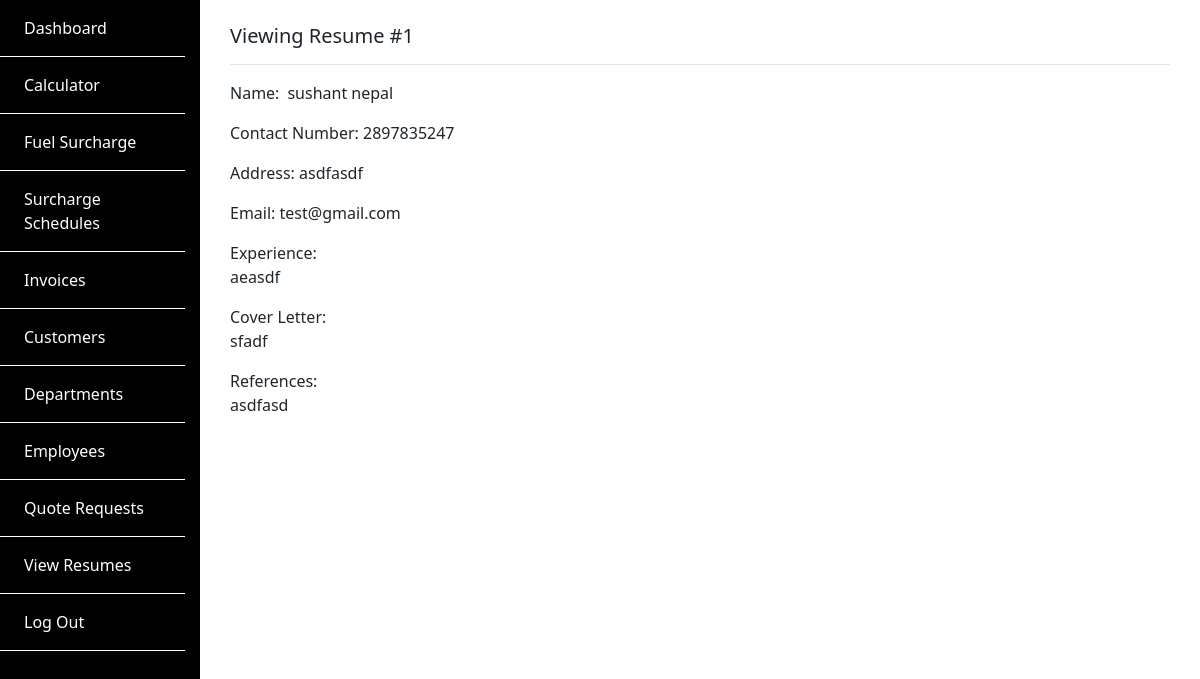
Screenshot of /resumes/1/ (signed in) with the database file from the repository.
### SiteApp/models.py (models this page shows, shortened)
class DriverResume(models.Model):
    first_name = models.CharField(max_length=50)
    middle_name = models.CharField(max_length=50, blank=True)
    last_name = models.CharField(max_length=50)
    address = models.CharField(max_length=100)
    contact = models.BigIntegerField()
    email = models.EmailField()
    experience = models.TextField()
    cover_letter = models.TextField()
    references = models.TextField()

### SiteApp/views.py (the view)
# urls.py: path('resumes/<int:id>/', views.ViewResume, name='view_resume'),
@login_required
def ViewResume(request, id):
    resume = DriverResume.objects.get(id=id)
    return render(request, 'SiteApp/view_resume.html', {'resume': resume})

### SiteApp/templates/SiteApp/view_resume.html (shortened to what this page needs)
{% extends "backend_base.html" %}
{% block content %}
<div class="container py-4">
	<h4 class="lead mb-3">Viewing Resume #{{ resume.id }}</h4>
	<hr>
	<p> Name:<span class="ml-2">{{resume.first_name}}</span>  <span>{{resume.last_name}}</span></p>
	<p> Contact Number: {{resume.contact}}</p>
	<p> Address: {{resume.address}}</p>
	<p> Email: {{resume.email}}</p>
	<p> Experience: <br>{{resume.experience}}</p>
	<p> Cover Letter:<br> {{resume.cover_letter}}</p>
	<p> References: <br>{{resume.references}}</p>
</div>
{% endblock %}

### SiteApp/static/SiteApp/css/style.css (style rules this page uses)
* { font-family: "Noto Sans", sans-serif; transition: all ease-in 0.2s; }
html, body { height: 100%; min-height: 100%; }

### rows the page displays
DriverResume: id "1", first_name "sushant", last_name "nepal", contact "2897835247", address "asdfasdf", email "test@gmail.com", experience "aeasdf", cover_letter "sfadf", references "asdfasd"
